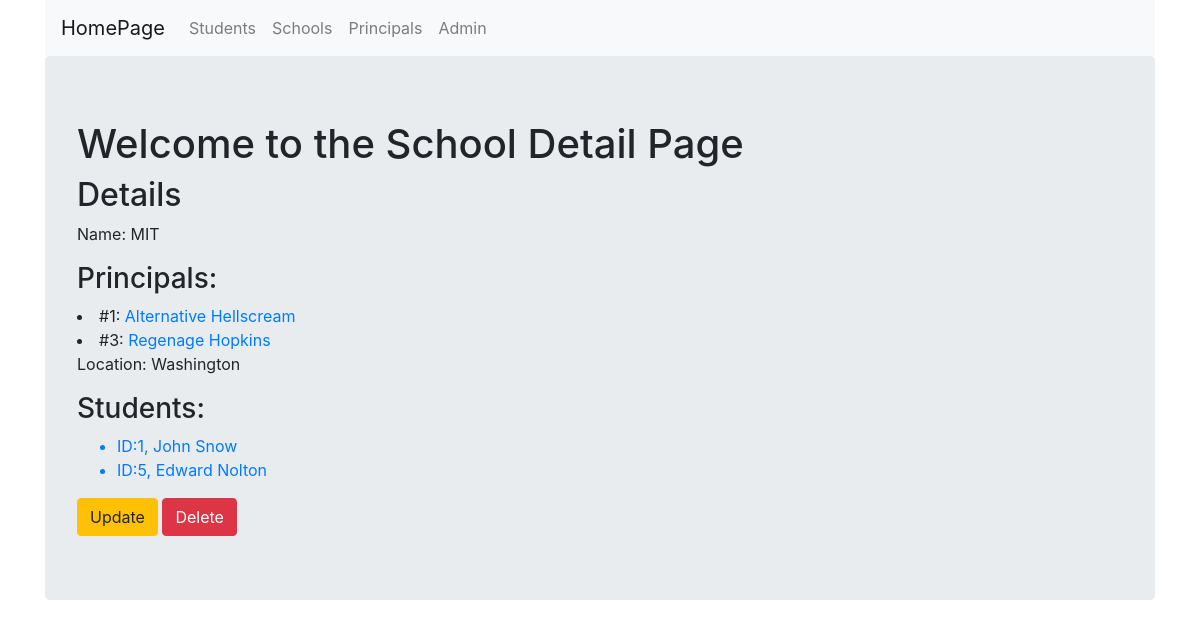
Page /CRUD_System/schools/1 on the committed database.
### CRUD_System/models.py (models this page shows, shortened)
class School(models.Model):
    name = models.CharField(max_length = 256)
    location = models.CharField(max_length = 256)

class Principal(models.Model):
    name = models.CharField(max_length = 256)
    last_name = models.CharField(max_length = 256)
    school = models.ForeignKey(School, on_delete=models.CASCADE, related_name='principal')

class Student(models.Model):
    name = models.CharField(max_length = 256)
    last_name = models.CharField(max_length = 256)
    school = models.ForeignKey(School, on_delete=models.CASCADE, related_name='students')

### CRUD_System/views.py (the view)
# urls.py: path('schools/<int:pk>', views.SchoolDetailView.as_view(), name='school_details'),
class SchoolDetailView(DetailView):
    context_object_name = 'school_details'
    model = models.School
    template_name = 'CRUD_System/CRUD_DetailView.html'

### CRUD_System/templates/CRUD_System/CRUD_DetailView.html (shortened to what this page needs)
{% extends 'CRUD_System/CRUD_System_base.html' %}
{% block body_block %}
{% if school_details %}
    <h1>Welcome to the School Detail Page</h1>
    <h2>Details</h2>
    <p>Name: {{school_details.name }}</p>
    {% if school_details.principal.all.0 %}
        <h3>Principals:</h3>
        {% for person in school_details.principal.all%}
            <li>#{{ person.id }}: <a href="{% url 'CRUD_System:principal_details' person.id %}">{{ person.name }} {{ person.last_name}}</a></li>
        {% endfor %}
    {% else%}
        <p>Principal: NONE</p>
    {% endif %}
    <p>Location: {{ school_details.location }}</p>
    <h3>Students:</h3>
    <ul>
        {% for student in school_details.students.all %}
        <a href="{% url 'CRUD_System:student_details' student.id%}">
            <li>ID:{{ student.id}}, {{student.name}} {{student.last_name}}</li>
        </a>
        {% endfor %}
    </ul>
    <a href="{% url 'CRUD_System:school_update' school_details.id%}">
        <input type="submit" name="" id="" class='btn btn-warning' value='Update'>
    </a>
    <a href="{% url 'CRUD_System:school_delete' school_details.id %}">
        <input type="submit" class='btn btn-danger' value='Delete'>
    </a>
{% endif %}
{% endblock %}

### rows in the picture
School: name "MIT", location "Washington"
Principal: id "1", name "Alternative", last_name "Hellscream"
Principal: id "3", name "Regenage", last_name "Hopkins"
Student: id "1", name "John", last_name "Snow"
Student: id "5", name "Edward", last_name "Nolton"
